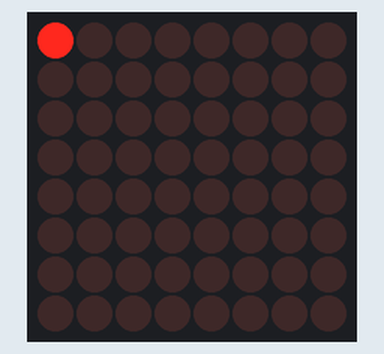
A sketch run on a simulated Arduino Mega 2560, built with avr-gcc and run on an emulated ATmega2560. On the bench: 8×8 LED matrix.

Above: at 0.1 s.
At 0.7 s:
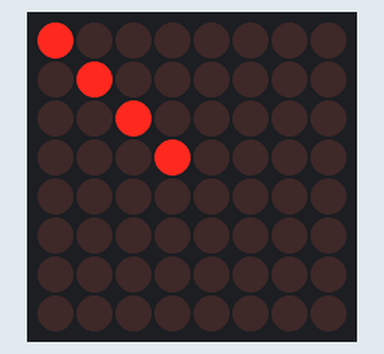
At 1.5 s:
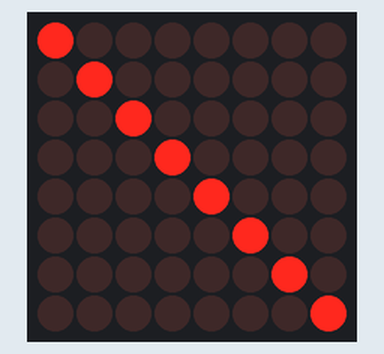
At 2.7 s:
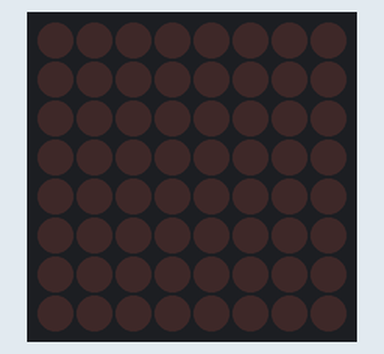
At 3.2 s:
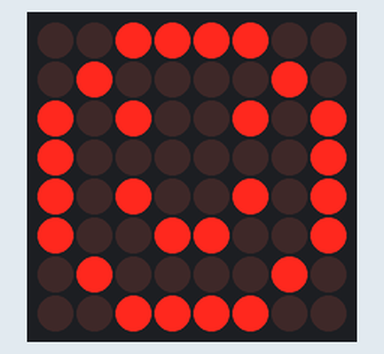
At 5.6 s:
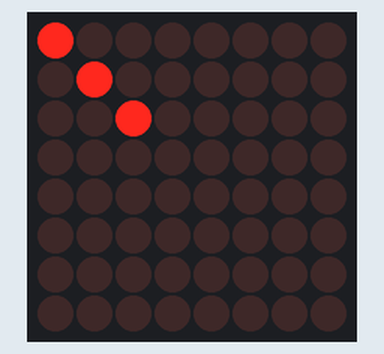

The sketch:

led_matrix.ino
```cpp
#include <LedControl.h>

// Pin configuration for Mega2560
// DIN = 12, CLK = 10, CS =11
LedControl lc = LedControl(12, 10, 11, 1); // (DIN, CLK, CS, number of devices)

void setup() {
  // Initialize the MAX7219
  lc.shutdown(0, false);   // Wake up display
  lc.setIntensity(0, 8);   // Brightness (0–15)
  lc.clearDisplay(0);      // Clear display
}

void loop() {
  // Example: Draw a simple pattern (diagonal line)
  for (int i = 0; i < 8; i++) {
    lc.setLed(0, i, i, true);   // Turn on LED at (row, column)
    delay(200);
  }

  delay(1000);

  lc.clearDisplay(0);  // Clear display
  delay(500);

  // Example: Show a smiley face
  byte smiley[8] = {
    B00111100,
    B01000010,
    B10100101,
    B10000001,
    B10100101,
    B10011001,
    B01000010,
    B00111100
  };

  for (int row = 0; row < 8; row++) {
    lc.setRow(0, row, smiley[row]);
  }

  delay(2000);

  lc.clearDisplay(0);  // Clear display
}
```

Measured:
- by itself, everything shown: repeats every 5.1 s, in 11 steps
- what the display in image 2 shows lasts 1.2 s, from 1.4 s to 2.6 s
- what the display in image 3 shows lasts 0.5 s, from 2.6 s to 3.1 s
- what the display in image 4 shows lasts 2.0 s, from 3.1 s to 5.1 s
